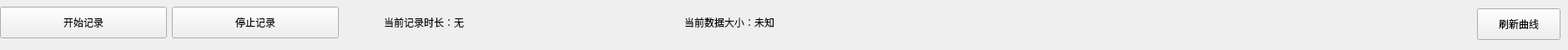
         <widget class="QWidget" name="widget_DMS_TableControl_4" native="true">
          <property name="minimumSize">
           <size>
            <width>0</width>
            <height>60</height>
           </size>
          </property>
          <property name="maximumSize">
           <size>
            <width>16777215</width>
            <height>60</height>
           </size>
          </property>
          <property name="styleSheet">
           <string notr="true">QWidget#widgetSearch{
background-color: rgb(238, 239, 241);}
QLabel{
background-color: rgba(255, 255, 255, 0);
font: 25 14pt &quot;微软雅黑 Light&quot;;}
</string>
          </property>
          <widget class="QPushButton" name="BtnStartSaveData">
           <property name="geometry">
            <rect>
             <x>0</x>
             <y>8</y>
             <width>200</width>
             <height>38</height>
            </rect>
           </property>
           <property name="minimumSize">
            <size>
             <width>200</width>
             <height>38</height>
            </size>
           </property>
           <property name="text">
            <string>开始记录</string>
           </property>
          </widget>
          <widget class="QPushButton" name="BtnFinishSaveData">
           <property name="geometry">
            <rect>
             <x>206</x>
             <y>8</y>
             <width>200</width>
             <height>38</height>
            </rect>
           </property>
           <property name="minimumSize">
            <size>
             <width>200</width>
             <height>38</height>
            </size>
           </property>
           <property name="text">
            <string>停止记录</string>
           </property>
          </widget>
          <widget class="QLabel" name="Lb_RecordTime">
           <property name="geometry">
            <rect>
             <x>460</x>
             <y>0</y>
             <width>341</width>
             <height>54</height>
            </rect>
           </property>
           <property name="minimumSize">
            <size>
             <width>15</width>
             <height>0</height>
            </size>
           </property>
           <property name="styleSheet">
            <string notr="true"/>
           </property>
           <property name="text">
            <string>当前记录时长：无</string>
           </property>
          </widget>
          <widget class="QLabel" name="LbDRSize">
           <property name="geometry">
            <rect>
             <x>820</x>
             <y>0</y>
             <width>341</width>
             <height>54</height>
            </rect>
           </property>
           <property name="minimumSize">
            <size>
             <width>15</width>
             <height>0</height>
            </size>
           </property>
           <property name="styleSheet">
            <string notr="true"/>
           </property>
           <property name="text">
            <string>当前数据大小：未知</string>
           </property>
          </widget>
          <widget class="QPushButton" name="BtnLoadCurve">
           <property name="geometry">
            <rect>
             <x>1770</x>
             <y>10</y>
             <width>100</width>
             <height>38</height>
            </rect>
           </property>
           <property name="minimumSize">
            <size>
             <width>100</width>
             <height>38</height>
            </size>
           </property>
           <property name="maximumSize">
            <size>
             <width>100</width>
             <height>16777215</height>
            </size>
           </property>
           <property name="text">
            <string>刷新曲线</string>
           </property>
          </widget>
         </widget>
